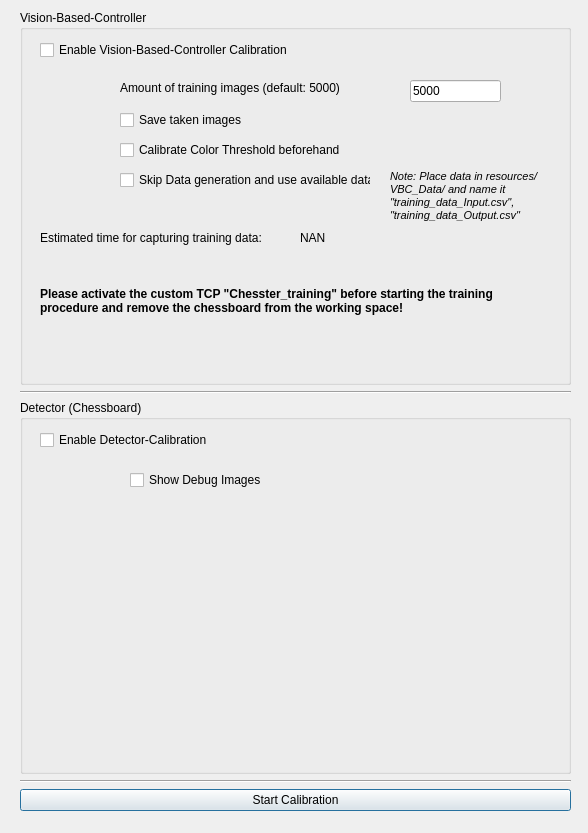
<?xml version="1.0" encoding="UTF-8"?>
<ui version="4.0">
 <class>CalibratioDialog</class>
 <widget class="QDialog" name="CalibratioDialog">
  <property name="geometry">
   <rect>
    <x>0</x>
    <y>0</y>
    <width>588</width>
    <height>833</height>
   </rect>
  </property>
  <property name="windowTitle">
   <string>Calibration</string>
  </property>
  <widget class="QWidget" name="verticalLayoutWidget">
   <property name="geometry">
    <rect>
     <x>20</x>
     <y>10</y>
     <width>551</width>
     <height>801</height>
    </rect>
   </property>
   <layout class="QVBoxLayout" name="verticalLayout">
    <item>
     <widget class="QGroupBox" name="groupBox_Chessboard">
      <property name="title">
       <string>Vision-Based-Controller</string>
      </property>
      <widget class="QCheckBox" name="checkBox_vbc">
       <property name="geometry">
        <rect>
         <x>20</x>
         <y>30</y>
         <width>271</width>
         <height>20</height>
        </rect>
       </property>
       <property name="text">
        <string>Enable Vision-Based-Controller Calibration</string>
       </property>
      </widget>
      <widget class="QLineEdit" name="input_no_trainingdata">
       <property name="geometry">
        <rect>
         <x>390</x>
         <y>70</y>
         <width>91</width>
         <height>22</height>
        </rect>
       </property>
       <property name="text">
        <string>5000</string>
       </property>
      </widget>
      <widget class="QLabel" name="label_vbc_1">
       <property name="geometry">
        <rect>
         <x>100</x>
         <y>70</y>
         <width>291</width>
         <height>16</height>
        </rect>
       </property>
       <property name="text">
        <string>Amount of training images (default: 5000)</string>
       </property>
      </widget>
      <widget class="QCheckBox" name="checkBox_vbc_savedata">
       <property name="geometry">
        <rect>
         <x>100</x>
         <y>100</y>
         <width>231</width>
         <height>20</height>
        </rect>
       </property>
       <property name="text">
        <string>Save taken images</string>
       </property>
      </widget>
      <widget class="QCheckBox" name="checkBox_vbc_calibratecolor">
       <property name="geometry">
        <rect>
         <x>100</x>
         <y>130</y>
         <width>251</width>
         <height>20</height>
        </rect>
       </property>
       <property name="text">
        <string>Calibrate Color Threshold beforehand</string>
       </property>
      </widget>
      <widget class="QLabel" name="label_vbc_2">
       <property name="geometry">
        <rect>
         <x>20</x>
         <y>220</y>
         <width>261</width>
         <height>16</height>
        </rect>
       </property>
       <property name="text">
        <string>Estimated time for capturing training data:</string>
       </property>
      </widget>
      <widget class="QLabel" name="label_vbc_time">
       <property name="geometry">
        <rect>
         <x>280</x>
         <y>220</y>
         <width>111</width>
         <height>16</height>
        </rect>
       </property>
       <property name="text">
        <string>NAN</string>
       </property>
      </widget>
      <widget class="QLabel" name="label_vbc_4">
       <property name="geometry">
        <rect>
         <x>20</x>
         <y>260</y>
         <width>471</width>
         <height>61</height>
        </rect>
       </property>
       <property name="font">
        <font>
         <weight>75</weight>
         <bold>true</bold>
        </font>
       </property>
       <property name="text">
        <string>Please activate the custom TCP &quot;Chesster_training&quot; before starting the training procedure and remove the chessboard from the working space!</string>
       </property>
       <property name="textFormat">
        <enum>Qt::AutoText</enum>
       </property>
       <property name="wordWrap">
        <bool>true</bool>
       </property>
      </widget>
      <widget class="QCheckBox" name="checkBox_vbc_skip">
       <property name="geometry">
        <rect>
         <x>100</x>
         <y>160</y>
         <width>251</width>
         <height>20</height>
        </rect>
       </property>
       <property name="text">
        <string>Skip Data generation and use available data</string>
       </property>
      </widget>
      <widget class="QLabel" name="label_usedata">
       <property name="geometry">
        <rect>
         <x>370</x>
         <y>150</y>
         <width>151</width>
         <height>71</height>
        </rect>
       </property>
       <property name="font">
        <font>
         <pointsize>8</pointsize>
         <italic>true</italic>
         <underline>false</underline>
        </font>
       </property>
       <property name="text">
        <string>Note: Place data in resources/VBC_Data/ and name it &quot;training_data_Input.csv&quot;, &quot;training_data_Output.csv&quot;</string>
       </property>
       <property name="wordWrap">
        <bool>true</bool>
       </property>
      </widget>
     </widget>
    </item>
    <item>
     <widget class="Line" name="line">
      <property name="orientation">
       <enum>Qt::Horizontal</enum>
      </property>
     </widget>
    </item>
    <item>
     <widget class="QGroupBox" name="groupBox_Vision_Based_Control">
      <property name="title">
       <string>Detector (Chessboard)</string>
      </property>
      <widget class="QCheckBox" name="checkBox_detector">
       <property name="geometry">
        <rect>
         <x>20</x>
         <y>30</y>
         <width>211</width>
         <height>20</height>
        </rect>
       </property>
       <property name="text">
        <string>Enable Detector-Calibration</string>
       </property>
      </widget>
      <widget class="QCheckBox" name="checkBox_detector_show_debug">
       <property name="geometry">
        <rect>
         <x>110</x>
         <y>70</y>
         <width>181</width>
         <height>20</height>
        </rect>
       </property>
       <property name="text">
        <string>Show Debug Images</string>
       </property>
      </widget>
     </widget>
    </item>
    <item>
     <widget class="Line" name="line_2">
      <property name="orientation">
       <enum>Qt::Horizontal</enum>
      </property>
     </widget>
    </item>
    <item>
     <widget class="QPushButton" name="pushButton_start">
      <property name="text">
       <string>Start Calibration</string>
      </property>
     </widget>
    </item>
   </layout>
  </widget>
 </widget>
 <resources/>
 <connections/>
</ui>
